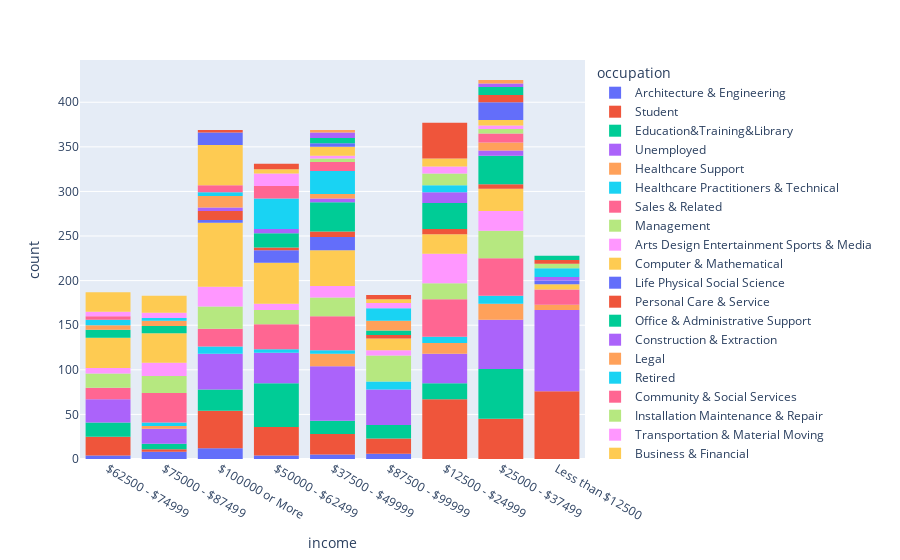

The cell this chart's notebook holds for it:
### Markdown cell above
### Independent Investigation

Using the bar coupon example as motivation, you are to explore one of the other coupon groups and try to determine the characteristics of passengers who accept the coupons.

### Code cell
#RestaurantsLessThan20 Coupon exploration
#lets look at the different income values and how many people from each income accepted the coupon from the restaurant
data['coupon'].unique()
groupRestU20 = data.loc[data['coupon'] == 'Restaurant(<20)']
#histogram to show distribution of wealth in those that took the restaurant under 20 coupon
px.histogram(groupRestU20, x='income')

### Figure 1 — Plotly figure (JSON) as saved in the notebook; plotly's stock layout.template omitted (floating-point values rounded to 4 significant figures; data arrays with more than 128 entries replaced by an {"elided": "..."} marker saying what was removed)
{"data": [{"alignmentgroup": "True", "bingroup": "x", "hovertemplate": "occupation=Architecture & Engineering<br>income=%{x}<br>count=%{y}<extra></extra>", "legendgroup": "Architecture & Engineering", "marker": {"color": "#636efa", "pattern": {"shape": ""}}, "name": "Architecture & Engineering", "offsetgroup": "Architecture & Engineering", "orientation": "v", "showlegend": true, "type": "histogram", "x": ["$62500 - $74999", "$62500 - $74999", "$62500 - $74999", "$62500 - $74999", "$75000 - $87499", "$75000 - $87499", "$75000 - $87499", "$75000 - $87499", "$100000 or More", "$100000 or More", "$100000 or More", "$100000 or More", "$100000 or More", "$100000 or More", "$50000 - $62499", "$50000 - $62499", "$50000 - $62499", "$50000 - $62499", "$37500 - $49999", "$37500 - $49999", "$37500 - $49999", "$37500 - $49999", "$37500 - $49999", "$87500 - $99999", "$87500 - $99999", "$87500 - $99999", "$87500 - $99999", "$87500 - $99999", "$87500 - $99999", "$100000 or More", "$100000 or More", "$100000 or More", "$100000 or More", "$100000 or More", "$100000 or More", "$75000 - $87499", "$75000 - $87499", "$75000 - $87499", "$75000 - $87499"], "xaxis": "x", "yaxis": "y"}, {"alignmentgroup": "True", "bingroup": "x", "hovertemplate": "occupation=Student<br>income=%{x}<br>count=%{y}<extra></extra>", "legendgroup": "Student", "marker": {"color": "#EF553B", "pattern": {"shape": ""}}, "name": "Student", "offsetgroup": "Student", "orientation": "v", "showlegend": true, "type": "histogram", "x": {"elided": "326 str values"}, "xaxis": "x", "yaxis": "y"}, {"alignmentgroup": "True", "bingroup": "x", "hovertemplate": "occupation=Education&Training&Library<br>income=%{x}<br>count=%{y}<extra></extra>", "legendgroup": "Education&Training&Library", "marker": {"color": "#00cc96", "pattern": {"shape": ""}}, "name": "Education&Training&Library", "offsetgroup": "Education&Training&Library", "orientation": "v", "showlegend": true, "type": "histogram", "x": {"elided": "199 str values"}, "xaxis": "x", "yaxis": "y"}, {"alignmentgroup": "True", "bingroup": "x", "hovertemplate": "occupation=Unemployed<br>income=%{x}<br>count=%{y}<extra></extra>", "legendgroup": "Unemployed", "marker": {"color": "#ab63fa", "pattern": {"shape": ""}}, "name": "Unemployed", "offsetgroup": "Unemployed", "orientation": "v", "showlegend": true, "type": "histogram", "x": {"elided": "397 str values"}, "xaxis": "x", "yaxis": "y"}, {"alignmentgroup": "True", "bingroup": "x", "hovertemplate": "occupation=Healthcare Support<br>income=%{x}<br>count=%{y}<extra></extra>", "legendgroup": "Healthcare Support", "marker": {"color": "#FFA15A", "pattern": {"shape": ""}}, "name": "Healthcare Support", "offsetgroup": "Healthcare Support", "orientation": "v", "showlegend": true, "type": "histogram", "x": ["$37500 - $49999", "$37500 - $49999", "$37500 - $49999", "$37500 - $49999", "$25000 - $37499", "$25000 - $37499", "$25000 - $37499", "$25000 - $37499", "$25000 - $37499", "$25000 - $37499", "$25000 - $37499", "$25000 - $37499", "Less than $12500", "Less than $12500", "Less than $12500", "Less than $12500", "Less than $12500", "Less than $12500", "$37500 - $49999", "$37500 - $49999", "$37500 - $49999", "$37500 - $49999", "$37500 - $49999", "$37500 - $49999", "$37500 - $49999", "$37500 - $49999", "$37500 - $49999", "$37500 - $49999", "$25000 - $37499", "$25000 - $37499", "$25000 - $37499", "$25000 - $37499", "$75000 - $87499", "$75000 - $87499", "$75000 - $87499", "$25000 - $37499", "$25000 - $37499", "$25000 - $37499", "$25000 - $37499", "$25000 - $37499", "$25000 - $37499", "$12500 - $24999", "$12500 - $24999", "$12500 - $24999", "$12500 - $24999", "$12500 - $24999", "$12500 - $24999", "$12500 - $24999", "$12500 - $24999", "$12500 - $24999", "$12500 - $24999", "$12500 - $24999", "$12500 - $24999"], "xaxis": "x", "yaxis": "y"}, {"alignmentgroup": "True", "bingroup": "x", "hovertemplate": "occupation=Healthcare Practitioners & Technical<br>income=%{x}<br>count=%{y}<extra></extra>", "legendgroup": "Healthcare Practitioners & Technical", "marker": {"color": "#19d3f3", "pattern": {"shape": ""}}, "name": "Healthcare Practitioners & Technical", "offsetgroup": "Healthcare Practitioners & Technical", "orientation": "v", "showlegend": true, "type": "histogram", "x": ["$25000 - $37499", "$25000 - $37499", "$25000 - $37499", "$25000 - $37499", "$87500 - $99999", "$87500 - $99999", "$87500 - $99999", "$87500 - $99999", "$87500 - $99999", "$87500 - $99999", "$37500 - $49999", "$37500 - $49999", "$37500 - $49999", "$37500 - $49999", "$100000 or More", "$100000 or More", "$100000 or More", "$100000 or More", "$25000 - $37499", "$25000 - $37499", "$25000 - $37499", "$25000 - $37499", "$25000 - $37499", "$100000 or More", "$100000 or More", "$100000 or More", "$100000 or More", "$12500 - $24999", "$12500 - $24999", "$12500 - $24999", "$12500 - $24999", "$12500 - $24999", "$12500 - $24999", "$12500 - $24999", "$75000 - $87499", "$75000 - $87499", "$75000 - $87499", "$75000 - $87499", "$87500 - $99999", "$87500 - $99999", "$87500 - $99999", "$50000 - $62499", "$50000 - $62499", "$50000 - $62499", "$50000 - $62499"], "xaxis": "x", "yaxis": "y"}, {"alignmentgroup": "True", "bingroup": "x", "hovertemplate": "occupation=Sales & Related<br>income=%{x}<br>count=%{y}<extra></extra>", "legendgroup": "Sales & Related", "marker": {"color": "#FF6692", "pattern": {"shape": ""}}, "name": "Sales & Related", "offsetgroup": "Sales & Related", "orientation": "v", "showlegend": true, "type": "histogram", "x": {"elided": "233 str values"}, "xaxis": "x", "yaxis": "y"}, {"alignmentgroup": "True", "bingroup": "x", "hovertemplate": "occupation=Management<br>income=%{x}<br>count=%{y}<extra></extra>", "legendgroup": "Management", "marker": {"color": "#B6E880", "pattern": {"shape": ""}}, "name": "Management", "offsetgroup": "Management", "orientation": "v", "showlegend": true, "type": "histogram", "x": {"elided": "175 str values"}, "xaxis": "x", "yaxis": "y"}, {"alignmentgroup": "True", "bingroup": "x", "hovertemplate": "occupation=Arts Design Entertainment Sports & Media<br>income=%{x}<br>count=%{y}<extra></extra>", "legendgroup": "Arts Design Entertainment Sports & Media", "marker": {"color": "#FF97FF", "pattern": {"shape": ""}}, "name": "Arts Design Entertainment Sports & Media", "offsetgroup": "Arts Design Entertainment Sports & Media", "orientation": "v", "showlegend": true, "type": "histogram", "x": ["$12500 - $24999", "$12500 - $24999", "$12500 - $24999", "$12500 - $24999", "$12500 - $24999", "$37500 - $49999", "$37500 - $49999", "$37500 - $49999", "$37500 - $49999", "$25000 - $37499", "$25000 - $37499", "$25000 - $37499", "$25000 - $37499", "$25000 - $37499", "$25000 - $37499", "$25000 - $37499", "$25000 - $37499", "$25000 - $37499", "$25000 - $37499", "$25000 - $37499", "$25000 - $37499", "$100000 or More", "$100000 or More", "$100000 or More", "$100000 or More", "$50000 - $62499", "$50000 - $62499", "$50000 - $62499", "$50000 - $62499", "$50000 - $62499", "$50000 - $62499", "$12500 - $24999", "$12500 - $24999", "$12500 - $24999", "$12500 - $24999", "$75000 - $87499", "$75000 - $87499", "$75000 - $87499", "$75000 - $87499", "$25000 - $37499", "$25000 - $37499", "$25000 - $37499", "$25000 - $37499", "$25000 - $37499", "$25000 - $37499", "$25000 - $37499", "$25000 - $37499", "$25000 - $37499", "$25000 - $37499", "$12500 - $24999", "$12500 - $24999", "$12500 - $24999", "$12500 - $24999", "$12500 - $24999", "$12500 - $24999", "$12500 - $24999", "$12500 - $24999", "$12500 - $24999", "$12500 - $24999", "$12500 - $24999", "$12500 - $24999", "$12500 - $24999", "$12500 - $24999", "$100000 or More", "$100000 or More", "$100000 or More", "$100000 or More", "$100000 or More", "$37500 - $49999", "$37500 - $49999", "$37500 - $49999", "$37500 - $49999", "$37500 - $49999", "$62500 - $74999", "$62500 - $74999", "$62500 - $74999", "$62500 - $74999", "$62500 - $74999", "$62500 - $74999", "$12500 - $24999", "$12500 - $24999", "$12500 - $24999", "$12500 - $24999", "$12500 - $24999", "$100000 or More", "$100000 or More", "$100000 or More", "$37500 - $49999", "$37500 - $49999", "$37500 - $49999", "$37500 - $49999", "$12500 - $24999", "$12500 - $24999", "$12500 - $24999", "$12500 - $24999", "$12500 - $24999", "$100000 or More", "$100000 or More", "$100000 or More", "$100000 or More", "$100000 or More", "$100000 or More", "$100000 or More", "$100000 or More", "$100000 or More", "$100000 or More", "$75000 - $87499", "$75000 - $87499", "$75000 - $87499", "$75000 - $87499", "$75000 - $87499", "$87500 - $99999", "$87500 - $99999", "$87500 - $99999", "$87500 - $99999", "$87500 - $99999", "$87500 - $99999", "$75000 - $87499", "$75000 - $87499", "$75000 - $87499", "$75000 - $87499", "$75000 - $87499", "$75000 - $87499", "$50000 - $62499"], "xaxis": "x", "yaxis": "y"}, {"alignmentgroup": "True", "bingroup": "x", "hovertemplate": "occupation=Computer & Mathematical<br>income=%{x}<br>count=%{y}<extra></extra>", "legendgroup": "Computer & Mathematical", "marker": {"color": "#FECB52", "pattern": {"shape": ""}}, "name": "Computer & Mathematical", "offsetgroup": "Computer & Mathematical", "orientation": "v", "showlegend": true, "type": "histogram", "x": {"elided": "291 str values"}, "xaxis": "x", "yaxis": "y"}, {"alignmentgroup": "True", "bingroup": "x", "hovertemplate": "occupation=Life Physical Social Science<br>income=%{x}<br>count=%{y}<extra></extra>", "legendgroup": "Life Physical Social Science", "marker": {"color": "#636efa", "pattern": {"shape": ""}}, "name": "Life Physical Social Science", "offsetgroup": "Life Physical Social Science", "orientation": "v", "showlegend": true, "type": "histogram", "x": ["$37500 - $49999", "$37500 - $49999", "$37500 - $49999", "$37500 - $49999", "$37500 - $49999", "$37500 - $49999", "$50000 - $62499", "$50000 - $62499", "$50000 - $62499", "$50000 - $62499", "Less than $12500", "Less than $12500", "Less than $12500", "Less than $12500", "$50000 - $62499", "$50000 - $62499", "$50000 - $62499", "$50000 - $62499", "$50000 - $62499", "$50000 - $62499", "$100000 or More", "$100000 or More", "$100000 or More", "$37500 - $49999", "$37500 - $49999", "$37500 - $49999", "$37500 - $49999", "$37500 - $49999", "$37500 - $49999", "$37500 - $49999", "$37500 - $49999", "$37500 - $49999", "$50000 - $62499", "$50000 - $62499", "$50000 - $62499", "$50000 - $62499"], "xaxis": "x", "yaxis": "y"}, {"alignmentgroup": "True", "bingroup": "x", "hovertemplate": "occupation=Personal Care & Service<br>income=%{x}<br>count=%{y}<extra></extra>", "legendgroup": "Personal Care & Service", "marker": {"color": "#EF553B", "pattern": {"shape": ""}}, "name": "Personal Care & Service", "offsetgroup": "Personal Care & Service", "orientation": "v", "showlegend": true, "type": "histogram", "x": ["$50000 - $62499", "$50000 - $62499", "$50000 - $62499", "$100000 or More", "$100000 or More", "$100000 or More", "$100000 or More", "$100000 or More", "$100000 or More", "$37500 - $49999", "$37500 - $49999", "$37500 - $49999", "$37500 - $49999", "$37500 - $49999", "$37500 - $49999", "$100000 or More", "$100000 or More", "$100000 or More", "$100000 or More", "$87500 - $99999", "$87500 - $99999", "$87500 - $99999", "$87500 - $99999", "$25000 - $37499", "$25000 - $37499", "$25000 - $37499", "$25000 - $37499", "$25000 - $37499", "$12500 - $24999", "$12500 - $24999", "$12500 - $24999", "$12500 - $24999", "$12500 - $24999", "$12500 - $24999"], "xaxis": "x", "yaxis": "y"}, {"alignmentgroup": "True", "bingroup": "x", "hovertemplate": "occupation=Office & Administrative Support<br>income=%{x}<br>count=%{y}<extra></extra>", "legendgroup": "Office & Administrative Support", "marker": {"color": "#00cc96", "pattern": {"shape": ""}}, "name": "Office & Administrative Support", "offsetgroup": "Office & Administrative Support", "orientation": "v", "showlegend": true, "type": "histogram", "x": {"elided": "132 str values"}, "xaxis": "x", "yaxis": "y"}, {"alignmentgroup": "True", "bingroup": "x", "hovertemplate": "occupation=Construction & Extraction<br>income=%{x}<br>count=%{y}<extra></extra>", "legendgroup": "Construction & Extraction", "marker": {"color": "#ab63fa", "pattern": {"shape": ""}}, "name": "Construction & Extraction", "offsetgroup": "Construction & Extraction", "orientation": "v", "showlegend": true, "type": "histogram", "x": ["$100000 or More", "$100000 or More", "$100000 or More", "$100000 or More", "Less than $12500", "Less than $12500", "Less than $12500", "Less than $12500", "$12500 - $24999", "$12500 - $24999", "$12500 - $24999", "$12500 - $24999", "$12500 - $24999", "$12500 - $24999", "$37500 - $49999", "$37500 - $49999", "$37500 - $49999", "$37500 - $49999", "$50000 - $62499", "$50000 - $62499", "$50000 - $62499", "$50000 - $62499", "$50000 - $62499", "$12500 - $24999", "$12500 - $24999", "$12500 - $24999", "$12500 - $24999", "$12500 - $24999", "$12500 - $24999", "$25000 - $37499", "$25000 - $37499", "$25000 - $37499", "$25000 - $37499", "$25000 - $37499", "$25000 - $37499"], "xaxis": "x", "yaxis": "y"}, {"alignmentgroup": "True", "bingroup": "x", "hovertemplate": "occupation=Legal<br>income=%{x}<br>count=%{y}<extra></extra>", "legendgroup": "Legal", "marker": {"color": "#FFA15A", "pattern": {"shape": ""}}, "name": "Legal", "offsetgroup": "Legal", "orientation": "v", "showlegend": true, "type": "histogram", "x": ["$25000 - $37499", "$25000 - $37499", "$25000 - $37499", "$25000 - $37499", "$100000 or More", "$100000 or More", "$100000 or More", "$100000 or More", "$100000 or More", "$100000 or More", "$100000 or More", "$100000 or More", "$100000 or More", "$100000 or More", "$100000 or More", "$100000 or More", "$100000 or More", "$62500 - $74999", "$62500 - $74999", "$62500 - $74999", "$62500 - $74999", "$62500 - $74999", "$37500 - $49999", "$37500 - $49999", "$37500 - $49999", "$37500 - $49999", "$37500 - $49999", "$87500 - $99999", "$87500 - $99999", "$87500 - $99999", "$87500 - $99999", "$87500 - $99999", "$25000 - $37499", "$25000 - $37499", "$25000 - $37499", "$25000 - $37499", "$25000 - $37499", "$75000 - $87499", "$75000 - $87499", "$75000 - $87499", "$75000 - $87499", "$75000 - $87499", "$75000 - $87499", "$87500 - $99999", "$87500 - $99999", "$87500 - $99999", "$87500 - $99999", "$87500 - $99999", "$87500 - $99999"], "xaxis": "x", "yaxis": "y"}, {"alignmentgroup": "True", "bingroup": "x", "hovertemplate": "occupation=Retired<br>income=%{x}<br>count=%{y}<extra></extra>", "legendgroup": "Retired", "marker": {"color": "#19d3f3", "pattern": {"shape": ""}}, "name": "Retired", "offsetgroup": "Retired", "orientation": "v", "showlegend": true, "type": "histogram", "x": ["$87500 - $99999", "$87500 - $99999", "$87500 - $99999", "$87500 - $99999", "$87500 - $99999", "$87500 - $99999", "$12500 - $24999", "$12500 - $24999", "$12500 - $24999", "$12500 - $24999", "$100000 or More", "$100000 or More", "$100000 or More", "$100000 or More", "$50000 - $62499", "$50000 - $62499", "$50000 - $62499", "$50000 - $62499", "$12500 - $24999", "$12500 - $24999", "$12500 - $24999", "$12500 - $24999", "$37500 - $49999", "$37500 - $49999", "$37500 - $49999", "$37500 - $49999", "$50000 - $62499", "$50000 - $62499", "$50000 - $62499", "$50000 - $62499", "$50000 - $62499", "$50000 - $62499", "$87500 - $99999", "$87500 - $99999", "$87500 - $99999", "$87500 - $99999", "$87500 - $99999", "$87500 - $99999", "$87500 - $99999", "$87500 - $99999", "$37500 - $49999", "$37500 - $49999", "$37500 - $49999", "$37500 - $49999", "$37500 - $49999", "$62500 - $74999", "$62500 - $74999", "$62500 - $74999", "$62500 - $74999", "$62500 - $74999", "$62500 - $74999", "$37500 - $49999", "$37500 - $49999", "$37500 - $49999", "$37500 - $49999", "$37500 - $49999", "$50000 - $62499", "$50000 - $62499", "$50000 - $62499", "$50000 - $62499", "$50000 - $62499", "$50000 - $62499", "$50000 - $62499", "$50000 - $62499", "$37500 - $49999", "$37500 - $49999", "$37500 - $49999", "$37500 - $49999", "$37500 - $49999", "$37500 - $49999", "Less than $12500", "Less than $12500", "Less than $12500", "Less than $12500", "Less than $12500", "$37500 - $49999", "$37500 - $49999", "$37500 - $49999", "$37500 - $49999", "$37500 - $49999", "$37500 - $49999", "$50000 - $62499", "$50000 - $62499", "$50000 - $62499", "$50000 - $62499", "$50000 - $62499", "$50000 - $62499", "Less than $12500", "Less than $12500", "Less than $12500", "Less than $12500", "Less than $12500", "$50000 - $62499", "$50000 - $62499", "$50000 - $62499", "$75000 - $87499", "$75000 - $87499", "$75000 - $87499", "$50000 - $62499", "$50000 - $62499", "$50000 - $62499", "$50000 - $62499", "$50000 - $62499", "$50000 - $62499", "$50000 - $62499"], "xaxis": "x", "yaxis": "y"}, {"alignmentgroup": "True", "bingroup": "x", "hovertemplate": "occupation=Community & Social Services<br>income=%{x}<br>count=%{y}<extra></extra>", "legendgroup": "Community & Social Services", "marker": {"color": "#FF6692", "pattern": {"shape": ""}}, "name": "Community & Social Services", "offsetgroup": "Community & Social Services", "orientation": "v", "showlegend": true, "type": "histogram", "x": ["$50000 - $62499", "$50000 - $62499", "$50000 - $62499", "$50000 - $62499", "$37500 - $49999", "$37500 - $49999", "$37500 - $49999", "$37500 - $49999", "$37500 - $49999", "$37500 - $49999", "$50000 - $62499", "$50000 - $62499", "$50000 - $62499", "$50000 - $62499", "$50000 - $62499", "$50000 - $62499", "$50000 - $62499", "$50000 - $62499", "$50000 - $62499", "$50000 - $62499", "$25000 - $37499", "$25000 - $37499", "$25000 - $37499", "$25000 - $37499", "$25000 - $37499", "$62500 - $74999", "$62500 - $74999", "$62500 - $74999", "$62500 - $74999", "$25000 - $37499", "$25000 - $37499", "$25000 - $37499", "$25000 - $37499", "$25000 - $37499", "$100000 or More", "$100000 or More", "$100000 or More", "$100000 or More", "$37500 - $49999", "$37500 - $49999", "$37500 - $49999", "$37500 - $49999", "$100000 or More", "$100000 or More", "$100000 or More", "$100000 or More"], "xaxis": "x", "yaxis": "y"}, {"alignmentgroup": "True", "bingroup": "x", "hovertemplate": "occupation=Installation Maintenance & Repair<br>income=%{x}<br>count=%{y}<extra></extra>", "legendgroup": "Installation Maintenance & Repair", "marker": {"color": "#B6E880", "pattern": {"shape": ""}}, "name": "Installation Maintenance & Repair", "offsetgroup": "Installation Maintenance & Repair", "orientation": "v", "showlegend": true, "type": "histogram", "x": ["$12500 - $24999", "$12500 - $24999", "$12500 - $24999", "$12500 - $24999", "$12500 - $24999", "$12500 - $24999", "$12500 - $24999", "$12500 - $24999", "$37500 - $49999", "$37500 - $49999", "$37500 - $49999", "$37500 - $49999", "Less than $12500", "Less than $12500", "Less than $12500", "Less than $12500", "Less than $12500", "$25000 - $37499", "$25000 - $37499", "$25000 - $37499", "$25000 - $37499", "$25000 - $37499", "$12500 - $24999", "$12500 - $24999", "$12500 - $24999", "$12500 - $24999", "$12500 - $24999"], "xaxis": "x", "yaxis": "y"}, {"alignmentgroup": "True", "bingroup": "x", "hovertemplate": "occupation=Transportation & Material Moving<br>income=%{x}<br>count=%{y}<extra></extra>", "legendgroup": "Transportation & Material Moving", "marker": {"color": "#FF97FF", "pattern": {"shape": ""}}, "name": "Transportation & Material Moving", "offsetgroup": "Transportation & Material Moving", "orientation": "v", "showlegend": true, "type": "histogram", "x": ["$25000 - $37499", "$25000 - $37499", "$25000 - $37499", "$25000 - $37499", "$75000 - $87499", "$75000 - $87499", "$75000 - $87499", "$75000 - $87499", "$75000 - $87499", "$75000 - $87499", "$50000 - $62499", "$50000 - $62499", "$50000 - $62499", "$50000 - $62499", "$12500 - $24999", "$12500 - $24999", "$12500 - $24999", "$12500 - $24999", "$12500 - $24999", "$87500 - $99999", "$87500 - $99999", "$87500 - $99999", "$87500 - $99999", "$87500 - $99999", "$87500 - $99999", "$12500 - $24999", "$12500 - $24999", "$12500 - $24999", "$62500 - $74999", "$62500 - $74999", "$62500 - $74999", "$62500 - $74999", "$62500 - $74999", "$50000 - $62499", "$50000 - $62499", "$50000 - $62499", "$50000 - $62499", "$37500 - $49999", "$37500 - $49999", "$37500 - $49999", "$50000 - $62499", "$50000 - $62499", "$50000 - $62499", "$50000 - $62499", "$50000 - $62499", "$50000 - $62499"], "xaxis": "x", "yaxis": "y"}, {"alignmentgroup": "True", "bingroup": "x", "hovertemplate": "occupation=Business & Financial<br>income=%{x}<br>count=%{y}<extra></extra>", "legendgroup": "Business & Financial", "marker": {"color": "#FECB52", "pattern": {"shape": ""}}, "name": "Business & Financial", "offsetgroup": "Business & Financial", "orientation": "v", "showlegend": true, "type": "histogram", "x": ["$100000 or More", "$100000 or More", "$100000 or More", "$100000 or More", "$100000 or More", "$100000 or More", "$25000 - $37499", "$25000 - $37499", "$25000 - $37499", "$25000 - $37499", "$25000 - $37499", "$25000 - $37499", "$100000 or More", "$100000 or More", "$100000 or More", "$100000 or More", "$100000 or More", "$100000 or More", "$62500 - $74999", "$62500 - $74999", "$62500 - $74999", "$62500 - $74999", "$62500 - $74999", "$62500 - $74999", "$12500 - $24999", "$12500 - $24999", "$12500 - $24999", "$12500 - $24999", "$100000 or More", "$100000 or More", "$100000 or More", "$100000 or More", "$75000 - $87499", "$75000 - $87499", "$75000 - $87499", "$75000 - $87499", "$75000 - $87499", "$100000 or More", "$100000 or More", "$100000 or More", "$100000 or More", "$100000 or More", "$12500 - $24999", "$12500 - $24999", "$12500 - $24999", "$12500 - $24999", "$12500 - $24999", "$100000 or More", "$100000 or More", "$100000 or More", "$100000 or More", "$100000 or More", "$75000 - $87499", "$75000 - $87499", "$75000 - $87499", "$75000 - $87499", "$62500 - $74999", "$62500 - $74999", "$62500 - $74999", "$62500 - $74999", "$62500 - $74999", "$62500 - $74999", "$75000 - $87499", "$75000 - $87499", "$75000 - $87499", "$75000 - $87499", "$37500 - $49999", "$37500 - $49999", "$37500 - $49999", "$37500 - $49999", "$37500 - $49999", "$100000 or More", "$100000 or More", "$100000 or More", "$100000 or More", "$100000 or More", "$75000 - $87499", "$75000 - $87499", "$75000 - $87499", "$75000 - $87499", "$75000 - $87499", "$75000 - $87499", "$87500 - $99999", "$87500 - $99999", "$87500 - $99999", "$87500 - $99999", "$37500 - $49999", "$37500 - $49999", "$37500 - $49999", "$37500 - $49999", "$37500 - $49999", "$50000 - $62499", "$50000 - $62499", "$50000 - $62499", "$50000 - $62499", "$50000 - $62499", "$62500 - $74999", "$62500 - $74999", "$62500 - $74999", "$62500 - $74999", "$62500 - $74999", "$62500 - $74999", "$62500 - $74999", "$62500 - $74999", "$62500 - $74999", "$62500 - $74999", "$100000 or More", "$100000 or More", "$100000 or More", "$100000 or More", "$100000 or More", "$100000 or More", "$100000 or More", "$100000 or More", "$100000 or More", "$100000 or More", "$100000 or More", "$100000 or More", "$100000 or More", "$100000 or More"], "xaxis": "x", "yaxis": "y"}, {"alignmentgroup": "True", "bingroup": "x", "hovertemplate": "occupation=Protective Service<br>income=%{x}<br>count=%{y}<extra></extra>", "legendgroup": "Protective Service", "marker": {"color": "#636efa", "pattern": {"shape": ""}}, "name": "Protective Service", "offsetgroup": "Protective Service", "orientation": "v", "showlegend": true, "type": "histogram", "x": ["$100000 or More", "$100000 or More", "$100000 or More", "$100000 or More", "$25000 - $37499", "$25000 - $37499", "$25000 - $37499", "$25000 - $37499", "$37500 - $49999", "$37500 - $49999", "$37500 - $49999", "$37500 - $49999", "$25000 - $37499", "$25000 - $37499", "$25000 - $37499", "$25000 - $37499", "$25000 - $37499", "$25000 - $37499", "$100000 or More", "$100000 or More", "$100000 or More", "$100000 or More", "$100000 or More", "$100000 or More", "$25000 - $37499", "$25000 - $37499", "$25000 - $37499", "$25000 - $37499", "$25000 - $37499", "$25000 - $37499", "$25000 - $37499", "$25000 - $37499", "$25000 - $37499", "$25000 - $37499", "$100000 or More", "$100000 or More", "$100000 or More", "$100000 or More"], "xaxis": "x", "yaxis": "y"}, {"alignmentgroup": "True", "bingroup": "x", "hovertemplate": "occupation=Food Preparation & Serving Related<br>income=%{x}<br>count=%{y}<extra></extra>", "legendgroup": "Food Preparation & Serving Related", "marker": {"color": "#EF553B", "pattern": {"shape": ""}}, "name": "Food Preparation & Serving Related", "offsetgroup": "Food Preparation & Serving Related", "orientation": "v", "showlegend": true, "type": "histogram", "x": ["$12500 - $24999", "$12500 - $24999", "$12500 - $24999", "$12500 - $24999", "$12500 - $24999", "$12500 - $24999", "$25000 - $37499", "$25000 - $37499", "$25000 - $37499", "$25000 - $37499", "$25000 - $37499", "$25000 - $37499", "$25000 - $37499", "$25000 - $37499", "$12500 - $24999", "$12500 - $24999", "$12500 - $24999", "$12500 - $24999", "$12500 - $24999", "$12500 - $24999", "$12500 - $24999", "$12500 - $24999", "$12500 - $24999", "$12500 - $24999", "$12500 - $24999", "$50000 - $62499", "$50000 - $62499", "$50000 - $62499", "$50000 - $62499", "$50000 - $62499", "$50000 - $62499", "$87500 - $99999", "$87500 - $99999", "$87500 - $99999", "$87500 - $99999", "$87500 - $99999", "Less than $12500", "Less than $12500", "Less than $12500", "Less than $12500", "$12500 - $24999", "$12500 - $24999", "$12500 - $24999", "$12500 - $24999", "$12500 - $24999", "$100000 or More", "$100000 or More", "$100000 or More", "$12500 - $24999", "$12500 - $24999", "$12500 - $24999", "$12500 - $24999", "$12500 - $24999", "$12500 - $24999", "$12500 - $24999", "$12500 - $24999", "$12500 - $24999", "$12500 - $24999", "$12500 - $24999", "$12500 - $24999", "$12500 - $24999", "$12500 - $24999", "$12500 - $24999", "$12500 - $24999", "$12500 - $24999", "$12500 - $24999"], "xaxis": "x", "yaxis": "y"}, {"alignmentgroup": "True", "bingroup": "x", "hovertemplate": "occupation=Production Occupations<br>income=%{x}<br>count=%{y}<extra></extra>", "legendgroup": "Production Occupations", "marker": {"color": "#00cc96", "pattern": {"shape": ""}}, "name": "Production Occupations", "offsetgroup": "Production Occupations", "orientation": "v", "showlegend": true, "type": "histogram", "x": ["$25000 - $37499", "$25000 - $37499", "$25000 - $37499", "$25000 - $37499", "$25000 - $37499", "Less than $12500", "Less than $12500", "Less than $12500", "Less than $12500", "Less than $12500", "$25000 - $37499", "$25000 - $37499", "$25000 - $37499", "$25000 - $37499", "$37500 - $49999", "$37500 - $49999", "$37500 - $49999", "$37500 - $49999", "$37500 - $49999", "$37500 - $49999"], "xaxis": "x", "yaxis": "y"}, {"alignmentgroup": "True", "bingroup": "x", "hovertemplate": "occupation=Building & Grounds Cleaning & Maintenance<br>income=%{x}<br>count=%{y}<extra></extra>", "legendgroup": "Building & Grounds Cleaning & Maintenance", "marker": {"color": "#ab63fa", "pattern": {"shape": ""}}, "name": "Building & Grounds Cleaning & Maintenance", "offsetgroup": "Building & Grounds Cleaning & Maintenance", "orientation": "v", "showlegend": true, "type": "histogram", "x": ["$37500 - $49999", "$37500 - $49999", "$37500 - $49999", "$37500 - $49999", "$37500 - $49999", "$37500 - $49999", "$25000 - $37499", "$25000 - $37499", "$25000 - $37499", "$25000 - $37499"], "xaxis": "x", "yaxis": "y"}, {"alignmentgroup": "True", "bingroup": "x", "hovertemplate": "occupation=Farming Fishing & Forestry<br>income=%{x}<br>count=%{y}<extra></extra>", "legendgroup": "Farming Fishing & Forestry", "marker": {"color": "#FFA15A", "pattern": {"shape": ""}}, "name": "Farming Fishing & Forestry", "offsetgroup": "Farming Fishing & Forestry", "orientation": "v", "showlegend": true, "type": "histogram", "x": ["$25000 - $37499", "$25000 - $37499", "$25000 - $37499", "$25000 - $37499", "$37500 - $49999", "$37500 - $49999", "$37500 - $49999"], "xaxis": "x", "yaxis": "y"}], "layout": {"barmode": "relative", "legend": {"title": {"text": "occupation"}, "tracegroupgap": 0}, "margin": {"t": 60}, "xaxis": {"anchor": "y", "domain": [0, 1], "title": {"text": "income"}}, "yaxis": {"anchor": "x", "domain": [0, 1], "title": {"text": "count"}}}}
